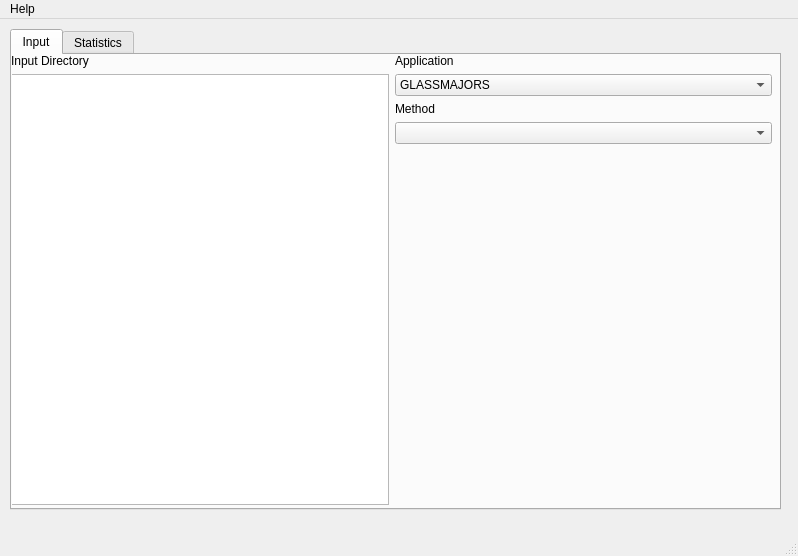
<?xml version="1.0" encoding="UTF-8"?>
<ui version="4.0">
 <class>MainWindow</class>
 <widget class="QMainWindow" name="MainWindow">
  <property name="geometry">
   <rect>
    <x>0</x>
    <y>0</y>
    <width>798</width>
    <height>556</height>
   </rect>
  </property>
  <property name="sizePolicy">
   <sizepolicy hsizetype="MinimumExpanding" vsizetype="MinimumExpanding">
    <horstretch>0</horstretch>
    <verstretch>0</verstretch>
   </sizepolicy>
  </property>
  <property name="minimumSize">
   <size>
    <width>640</width>
    <height>480</height>
   </size>
  </property>
  <property name="sizeIncrement">
   <size>
    <width>10</width>
    <height>10</height>
   </size>
  </property>
  <property name="baseSize">
   <size>
    <width>640</width>
    <height>480</height>
   </size>
  </property>
  <property name="windowTitle">
   <string>MainWindow</string>
  </property>
  <widget class="QWidget" name="centralwidget">
   <widget class="QTabWidget" name="tabWidget">
    <property name="geometry">
     <rect>
      <x>10</x>
      <y>10</y>
      <width>771</width>
      <height>481</height>
     </rect>
    </property>
    <property name="sizePolicy">
     <sizepolicy hsizetype="Expanding" vsizetype="Expanding">
      <horstretch>10</horstretch>
      <verstretch>10</verstretch>
     </sizepolicy>
    </property>
    <property name="minimumSize">
     <size>
      <width>771</width>
      <height>481</height>
     </size>
    </property>
    <property name="maximumSize">
     <size>
      <width>771</width>
      <height>481</height>
     </size>
    </property>
    <property name="sizeIncrement">
     <size>
      <width>0</width>
      <height>0</height>
     </size>
    </property>
    <property name="currentIndex">
     <number>0</number>
    </property>
    <widget class="QWidget" name="tabInput">
     <attribute name="title">
      <string>Input</string>
     </attribute>
     <widget class="QWidget" name="gridLayoutWidget">
      <property name="geometry">
       <rect>
        <x>-1</x>
        <y>-1</y>
        <width>761</width>
        <height>451</height>
       </rect>
      </property>
      <layout class="QGridLayout" name="gridLayout">
       <item row="0" column="0">
        <widget class="QLabel" name="lblInputDir">
         <property name="text">
          <string>Input Directory</string>
         </property>
         <property name="buddy">
          <cstring>treeInputDir</cstring>
         </property>
        </widget>
       </item>
       <item row="4" column="1">
        <widget class="QComboBox" name="comboBox_2"/>
       </item>
       <item row="3" column="1">
        <widget class="QLabel" name="lblMethod">
         <property name="text">
          <string>Method</string>
         </property>
         <property name="buddy">
          <cstring>comboBox_2</cstring>
         </property>
        </widget>
       </item>
       <item row="2" column="1">
        <widget class="QComboBox" name="comboBox">
         <property name="sizePolicy">
          <sizepolicy hsizetype="Expanding" vsizetype="Fixed">
           <horstretch>0</horstretch>
           <verstretch>0</verstretch>
          </sizepolicy>
         </property>
         <item>
          <property name="text">
           <string>GLASSMAJORS</string>
          </property>
         </item>
         <item>
          <property name="text">
           <string>GeoExploration</string>
          </property>
         </item>
         <item>
          <property name="text">
           <string>GeoMining</string>
          </property>
         </item>
        </widget>
       </item>
       <item row="0" column="1">
        <widget class="QLabel" name="lblApplication">
         <property name="text">
          <string>Application</string>
         </property>
         <property name="buddy">
          <cstring>comboBox</cstring>
         </property>
        </widget>
       </item>
       <item row="5" column="1">
        <spacer name="verticalSpacer_2">
         <property name="orientation">
          <enum>Qt::Vertical</enum>
         </property>
         <property name="sizeHint" stdset="0">
          <size>
           <width>20</width>
           <height>40</height>
          </size>
         </property>
        </spacer>
       </item>
       <item row="2" column="0" rowspan="4">
        <widget class="QTreeView" name="treeInputDir"/>
       </item>
      </layout>
     </widget>
    </widget>
    <widget class="QWidget" name="tabStats">
     <attribute name="title">
      <string>Statistics</string>
     </attribute>
    </widget>
   </widget>
  </widget>
  <widget class="QMenuBar" name="menubar">
   <property name="geometry">
    <rect>
     <x>0</x>
     <y>0</y>
     <width>798</width>
     <height>26</height>
    </rect>
   </property>
   <widget class="QMenu" name="menuHelp">
    <property name="title">
     <string>Help</string>
    </property>
    <addaction name="actionAbout"/>
   </widget>
   <addaction name="menuHelp"/>
  </widget>
  <widget class="QStatusBar" name="statusbar"/>
  <action name="actionAbout">
   <property name="text">
    <string>About</string>
   </property>
  </action>
 </widget>
 <tabstops>
  <tabstop>tabWidget</tabstop>
  <tabstop>treeInputDir</tabstop>
  <tabstop>comboBox</tabstop>
  <tabstop>comboBox_2</tabstop>
 </tabstops>
 <resources/>
 <connections/>
</ui>
